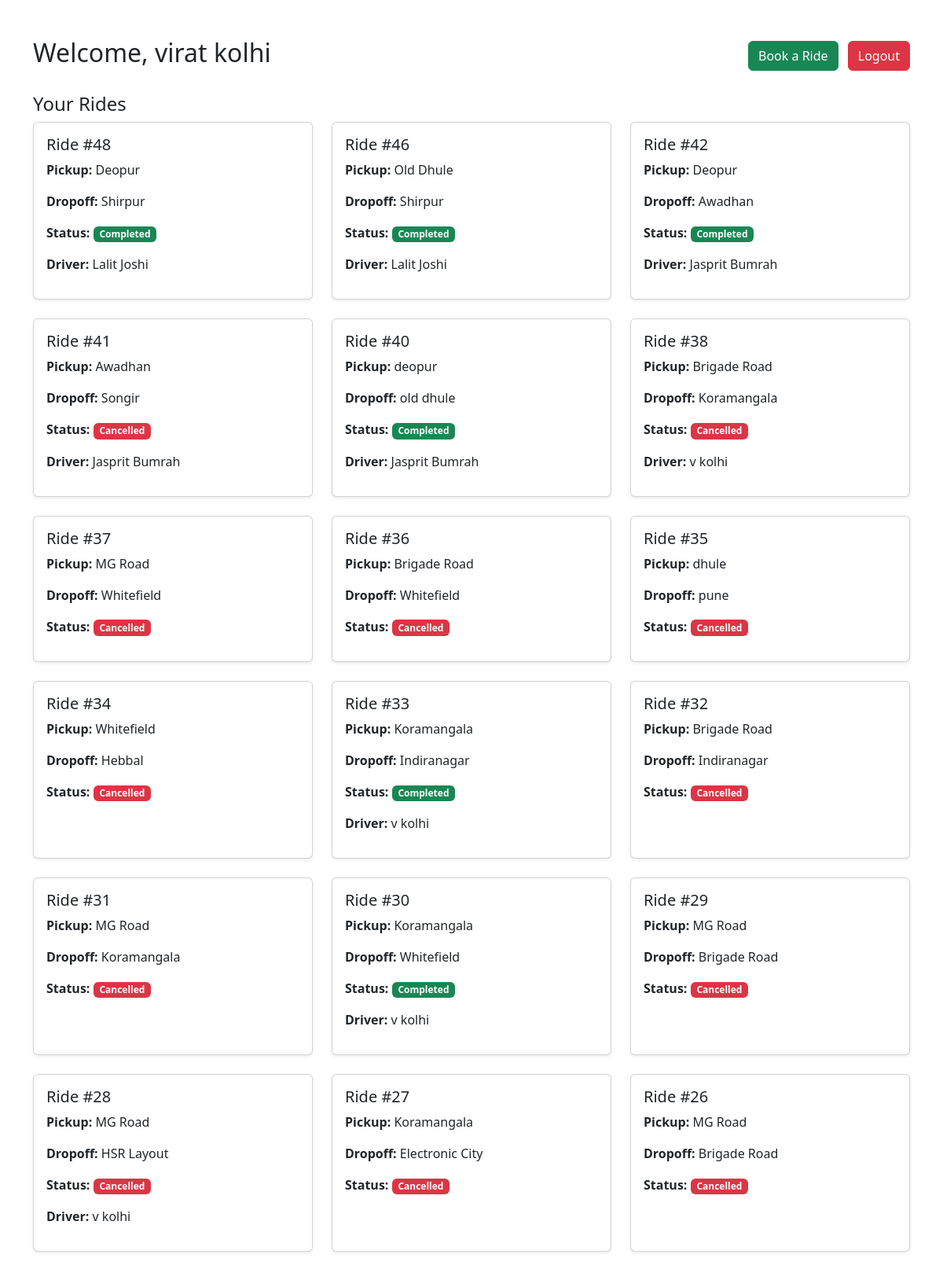
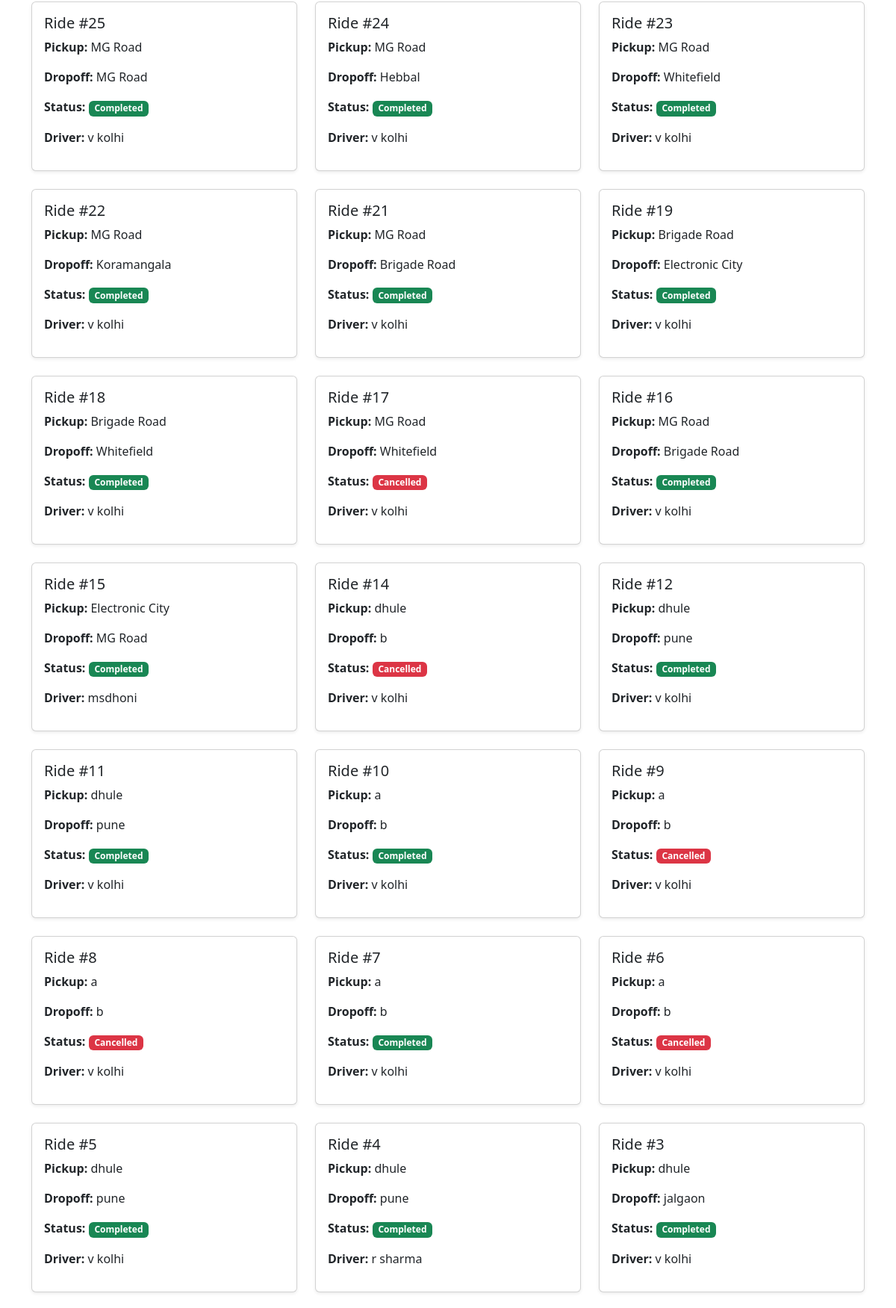
/pages/user_dashboard.php (signed in, upper part), run on the app's committed database (2 pictures, top to bottom).
### tables this page shows
CREATE TABLE `rides` (
  `id` int(11) NOT NULL,
  `user_id` int(11) DEFAULT NULL,
  `driver_id` int(11) DEFAULT NULL,
  `pickup` varchar(100) DEFAULT NULL,
  `dropoff` varchar(100) DEFAULT NULL,
  `status` enum('pending','accepted','completed','cancelled') DEFAULT 'pending'
);

CREATE TABLE `users` (
  `id` int(11) NOT NULL,
  `name` varchar(100) NOT NULL,
  `email` varchar(100) DEFAULT NULL,
  `password` varchar(255) DEFAULT NULL,
  `role` enum('customer','driver') NOT NULL
);

### pages/user_dashboard.php (the view, shortened to what this page needs)
<?php
include('../includes/db.php');
$user_id = $_SESSION['user_id'];
$stmt = $conn->prepare("
    SELECT rides.*, users.name AS driver_name
    FROM rides
    LEFT JOIN users ON rides.driver_id = users.id
    WHERE rides.user_id = ?
    ORDER BY rides.id DESC
");
$stmt->bind_param("i", $user_id);
$stmt->execute();
$result = $stmt->get_result();
?>
<link href="https://cdn.jsdelivr.net/npm/bootstrap@5.3.0/dist/css/bootstrap.min.css" rel="stylesheet">
<div class="container my-5">
    <div class="d-flex justify-content-between align-items-center mb-4">
        <h2>Welcome, <?php echo htmlspecialchars($_SESSION['name']); ?></h2>
        <div>
            <a href="book_ride.php" class="btn btn-success me-2">Book a Ride</a>
            <a href="logout.php" class="btn btn-danger">Logout</a>
        </div>
    </div>
    <h4>Your Rides</h4>
    <?php if ($result->num_rows === 0): ?>
        <div class="alert alert-info">No rides booked yet. Start by booking your first ride!</div>
    <?php else: ?>
        <div class="row row-cols-1 row-cols-md-2 row-cols-lg-3 g-4">
            <?php while ($ride = $result->fetch_assoc()): ?>
                <div class="col">
                    <div class="card h-100 shadow-sm d-flex flex-column">
                        <div class="card-body d-flex flex-column">
                            <h5 class="card-title">Ride #<?php echo (int)$ride['id']; ?></h5>
                            <p><strong>Pickup:</strong> <?php echo htmlspecialchars($ride['pickup']); ?></p>
                            <p><strong>Dropoff:</strong> <?php echo htmlspecialchars($ride['dropoff']); ?></p>
                            <p><strong>Status:</strong>
                                <span class="badge
                                    <?php
                                        $status = strtolower($ride['status']);
                                        echo $status === 'pending' ? 'bg-warning text-dark' :
                                             ($status === 'accepted' ? 'bg-info text-dark' :
                                             ($status === 'completed' ? 'bg-success text-white' : 'bg-danger text-white'));
                                    ?>">
                                    <?php echo ucfirst($ride['status']); ?>
                                </span>
                            </p>
                            <?php if ($ride['driver_name']): ?>
                                <p><strong>Driver:</strong> <?php echo htmlspecialchars($ride['driver_name']); ?></p>
                            <?php endif; ?>
                        </div>
                    </div>
                </div>
            <?php endwhile; ?>
        </div>
    <?php endif; ?>
</div>

### data on the page
rides: id "48", pickup "Deopur", dropoff "Shirpur", status "Completed", driver.name "Lalit Joshi"
rides: id "46", pickup "Old Dhule", dropoff "Shirpur", status "Completed", driver.name "Lalit Joshi"
rides: id "42", pickup "Deopur", dropoff "Awadhan", status "Completed", driver.name "Jasprit Bumrah"
rides: id "41", pickup "Awadhan", dropoff "Songir", status "Cancelled", driver.name "Jasprit Bumrah"
rides: id "40", pickup "deopur", dropoff "old dhule", status "Completed", driver.name "Jasprit Bumrah"
rides: id "38", pickup "Brigade Road", dropoff "Koramangala", status "Cancelled", driver.name "v kolhi"
rides: id "37", pickup "MG Road", dropoff "Whitefield", status "Cancelled"
rides: id "36", pickup "Brigade Road", dropoff "Whitefield", status "Cancelled"
rides: id "35", pickup "dhule", dropoff "pune", status "Cancelled"
rides: id "34", pickup "Whitefield", dropoff "Hebbal", status "Cancelled"
rides: id "33", pickup "Koramangala", dropoff "Indiranagar", status "Completed", driver.name "v kolhi"
rides: id "32", pickup "Brigade Road", dropoff "Indiranagar", status "Cancelled"
rides: id "31", pickup "MG Road", dropoff "Koramangala", status "Cancelled"
rides: id "30", pickup "Koramangala", dropoff "Whitefield", status "Completed", driver.name "v kolhi"
rides: id "29", pickup "MG Road", dropoff "Brigade Road", status "Cancelled"
rides: id "28", pickup "MG Road", dropoff "HSR Layout", status "Cancelled", driver.name "v kolhi"
rides: id "27", pickup "Koramangala", dropoff "Electronic City", status "Cancelled"
rides: id "26", pickup "MG Road", dropoff "Brigade Road", status "Cancelled"
rides: id "25", pickup "MG Road", dropoff "MG Road", status "Completed", driver.name "v kolhi"
rides: id "24", pickup "MG Road", dropoff "Hebbal", status "Completed", driver.name "v kolhi"
rides: id "23", pickup "MG Road", dropoff "Whitefield", status "Completed", driver.name "v kolhi"
rides: id "22", pickup "MG Road", dropoff "Koramangala", status "Completed", driver.name "v kolhi"
rides: id "21", pickup "MG Road", dropoff "Brigade Road", status "Completed", driver.name "v kolhi"
rides: id "19", pickup "Brigade Road", dropoff "Electronic City", status "Completed", driver.name "v kolhi"
rides: id "18", pickup "Brigade Road", dropoff "Whitefield", status "Completed", driver.name "v kolhi"
rides: id "17", pickup "MG Road", dropoff "Whitefield", status "Cancelled", driver.name "v kolhi"
rides: id "16", pickup "MG Road", dropoff "Brigade Road", status "Completed", driver.name "v kolhi"
rides: id "15", pickup "Electronic City", dropoff "MG Road", status "Completed", driver.name "msdhoni"
rides: id "14", pickup "dhule", dropoff "b", status "Cancelled", driver.name "v kolhi"
rides: id "12", pickup "dhule", dropoff "pune", status "Completed", driver.name "v kolhi"
rides: id "11", pickup "dhule", dropoff "pune", status "Completed", driver.name "v kolhi"
rides: id "10", pickup "a", dropoff "b", status "Completed", driver.name "v kolhi"
rides: id "9", pickup "a", dropoff "b", status "Cancelled", driver.name "v kolhi"
rides: id "8", pickup "a", dropoff "b", status "Cancelled", driver.name "v kolhi"
rides: id "7", pickup "a", dropoff "b", status "Completed", driver.name "v kolhi"
rides: id "6", pickup "a", dropoff "b", status "Cancelled", driver.name "v kolhi"
rides: id "5", pickup "dhule", dropoff "pune", status "Completed", driver.name "v kolhi"
rides: id "4", pickup "dhule", dropoff "pune", status "Completed", driver.name "r sharma"
rides: id "3", pickup "dhule", dropoff "jalgaon", status "Completed", driver.name "v kolhi"

### other printed values
$_SESSION['name'] "virat kolhi"
